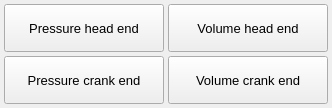
               <widget class="QWidget" name="tab_angle_2">
                <attribute name="title">
                 <string>Angle</string>
                </attribute>
                <layout class="QGridLayout" name="gridLayout_29">
                 <property name="leftMargin">
                  <number>4</number>
                 </property>
                 <property name="topMargin">
                  <number>4</number>
                 </property>
                 <property name="rightMargin">
                  <number>4</number>
                 </property>
                 <property name="bottomMargin">
                  <number>4</number>
                 </property>
                 <property name="spacing">
                  <number>4</number>
                 </property>
                 <item row="0" column="0">
                  <widget class="QPushButton" name="pushButton_plot_pressure_head_end_angle">
                   <property name="enabled">
                    <bool>true</bool>
                   </property>
                   <property name="minimumSize">
                    <size>
                     <width>160</width>
                     <height>48</height>
                    </size>
                   </property>
                   <property name="maximumSize">
                    <size>
                     <width>160</width>
                     <height>48</height>
                    </size>
                   </property>
                   <property name="font">
                    <font>
                     <pointsize>10</pointsize>
                    </font>
                   </property>
                   <property name="styleSheet">
                    <string notr="true"/>
                   </property>
                   <property name="text">
                    <string>Pressure head end</string>
                   </property>
                  </widget>
                 </item>
                 <item row="0" column="1">
                  <widget class="QPushButton" name="pushButton_plot_volume_head_end_angle">
                   <property name="enabled">
                    <bool>true</bool>
                   </property>
                   <property name="minimumSize">
                    <size>
                     <width>160</width>
                     <height>48</height>
                    </size>
                   </property>
                   <property name="maximumSize">
                    <size>
                     <width>160</width>
                     <height>48</height>
                    </size>
                   </property>
                   <property name="font">
                    <font>
                     <pointsize>10</pointsize>
                    </font>
                   </property>
                   <property name="styleSheet">
                    <string notr="true"/>
                   </property>
                   <property name="text">
                    <string>Volume head end</string>
                   </property>
                  </widget>
                 </item>
                 <item row="1" column="0">
                  <widget class="QPushButton" name="pushButton_plot_pressure_crank_end_angle">
                   <property name="minimumSize">
                    <size>
                     <width>160</width>
                     <height>48</height>
                    </size>
                   </property>
                   <property name="maximumSize">
                    <size>
                     <width>160</width>
                     <height>48</height>
                    </size>
                   </property>
                   <property name="font">
                    <font>
                     <pointsize>10</pointsize>
                    </font>
                   </property>
                   <property name="styleSheet">
                    <string notr="true"/>
                   </property>
                   <property name="text">
                    <string>Pressure crank end</string>
                   </property>
                  </widget>
                 </item>
                 <item row="1" column="1">
                  <widget class="QPushButton" name="pushButton_plot_volume_crank_end_angle">
                   <property name="minimumSize">
                    <size>
                     <width>160</width>
                     <height>48</height>
                    </size>
                   </property>
                   <property name="maximumSize">
                    <size>
                     <width>160</width>
                     <height>48</height>
                    </size>
                   </property>
                   <property name="font">
                    <font>
                     <pointsize>10</pointsize>
                    </font>
                   </property>
                   <property name="styleSheet">
                    <string notr="true"/>
                   </property>
                   <property name="text">
                    <string>Volume crank end</string>
                   </property>
                  </widget>
                 </item>
                </layout>
               </widget>
